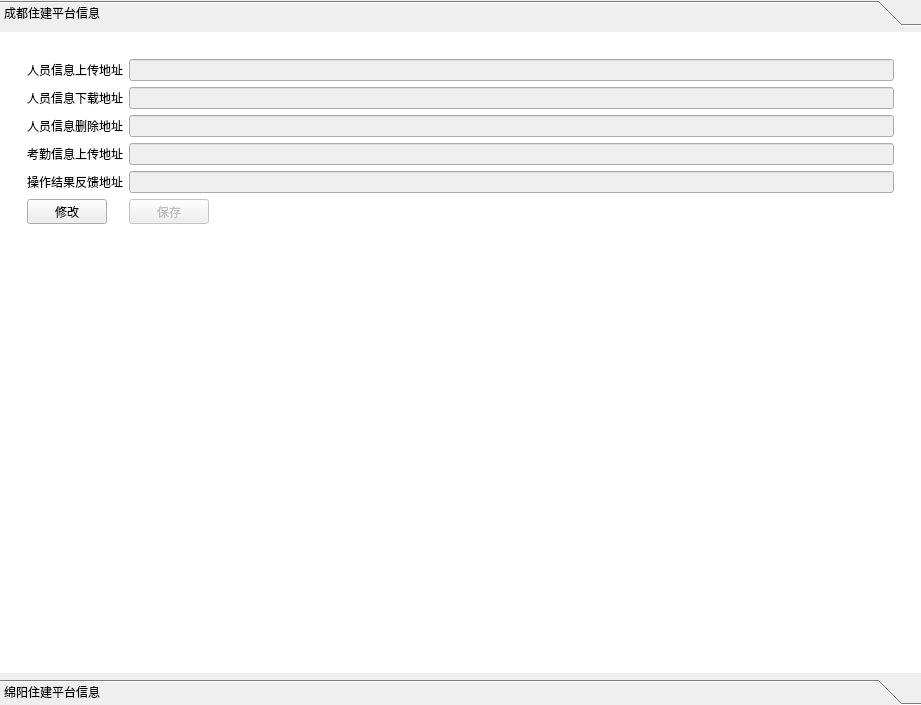
<?xml version="1.0" encoding="UTF-8"?>
<ui version="4.0">
 <class>Form</class>
 <widget class="QWidget" name="Form">
  <property name="geometry">
   <rect>
    <x>0</x>
    <y>0</y>
    <width>921</width>
    <height>705</height>
   </rect>
  </property>
  <property name="windowTitle">
   <string>Form</string>
  </property>
  <property name="styleSheet">
   <string notr="true">QWidget #Form{
    background-color: rgb(255, 255, 255);
    border-radius:5px;
}</string>
  </property>
  <layout class="QVBoxLayout" name="verticalLayout_2">
   <property name="leftMargin">
    <number>0</number>
   </property>
   <property name="topMargin">
    <number>0</number>
   </property>
   <property name="rightMargin">
    <number>0</number>
   </property>
   <property name="bottomMargin">
    <number>0</number>
   </property>
   <item>
    <widget class="QToolBox" name="toolBox">
     <property name="styleSheet">
      <string notr="true">QToolBox #toolBox{
    background-color: rgb(255, 255, 255);
    border-radius:5px;
}</string>
     </property>
     <property name="currentIndex">
      <number>0</number>
     </property>
     <widget class="QWidget" name="page_cdzj">
      <property name="geometry">
       <rect>
        <x>0</x>
        <y>0</y>
        <width>921</width>
        <height>653</height>
       </rect>
      </property>
      <property name="styleSheet">
       <string notr="true">QWidget #page_cdzj{
background-color: rgb(255, 255, 255);
}</string>
      </property>
      <attribute name="label">
       <string>成都住建平台信息</string>
      </attribute>
      <layout class="QVBoxLayout" name="verticalLayout_3">
       <item>
        <layout class="QVBoxLayout" name="verticalLayout">
         <property name="leftMargin">
          <number>9</number>
         </property>
         <property name="topMargin">
          <number>9</number>
         </property>
         <property name="rightMargin">
          <number>9</number>
         </property>
         <property name="bottomMargin">
          <number>9</number>
         </property>
         <item>
          <layout class="QFormLayout" name="formLayout">
           <property name="leftMargin">
            <number>9</number>
           </property>
           <property name="topMargin">
            <number>9</number>
           </property>
           <property name="rightMargin">
            <number>9</number>
           </property>
           <property name="bottomMargin">
            <number>9</number>
           </property>
           <item row="0" column="0">
            <widget class="QLabel" name="label">
             <property name="text">
              <string>人员信息上传地址</string>
             </property>
            </widget>
           </item>
           <item row="0" column="1">
            <widget class="QLineEdit" name="le_uploadPersonURL">
             <property name="enabled">
              <bool>false</bool>
             </property>
            </widget>
           </item>
           <item row="1" column="0">
            <widget class="QLabel" name="label_5">
             <property name="text">
              <string>人员信息下载地址</string>
             </property>
            </widget>
           </item>
           <item row="1" column="1">
            <widget class="QLineEdit" name="le_downloadPersonURL">
             <property name="enabled">
              <bool>false</bool>
             </property>
            </widget>
           </item>
           <item row="2" column="0">
            <widget class="QLabel" name="label_2">
             <property name="text">
              <string>人员信息删除地址</string>
             </property>
            </widget>
           </item>
           <item row="2" column="1">
            <widget class="QLineEdit" name="le_deletePersonURL">
             <property name="enabled">
              <bool>false</bool>
             </property>
            </widget>
           </item>
           <item row="3" column="0">
            <widget class="QLabel" name="label_3">
             <property name="text">
              <string>考勤信息上传地址</string>
             </property>
            </widget>
           </item>
           <item row="3" column="1">
            <widget class="QLineEdit" name="le_uploadAttURL">
             <property name="enabled">
              <bool>false</bool>
             </property>
            </widget>
           </item>
           <item row="6" column="0">
            <widget class="QLabel" name="label_4">
             <property name="text">
              <string>操作结果反馈地址</string>
             </property>
            </widget>
           </item>
           <item row="6" column="1">
            <widget class="QLineEdit" name="le_feedbackURL">
             <property name="enabled">
              <bool>false</bool>
             </property>
            </widget>
           </item>
           <item row="8" column="0">
            <widget class="QPushButton" name="pb_update">
             <property name="sizePolicy">
              <sizepolicy hsizetype="Fixed" vsizetype="Fixed">
               <horstretch>0</horstretch>
               <verstretch>0</verstretch>
              </sizepolicy>
             </property>
             <property name="minimumSize">
              <size>
               <width>80</width>
               <height>25</height>
              </size>
             </property>
             <property name="maximumSize">
              <size>
               <width>80</width>
               <height>25</height>
              </size>
             </property>
             <property name="text">
              <string>修改</string>
             </property>
            </widget>
           </item>
           <item row="8" column="1">
            <widget class="QPushButton" name="pb_save">
             <property name="enabled">
              <bool>false</bool>
             </property>
             <property name="sizePolicy">
              <sizepolicy hsizetype="Fixed" vsizetype="Fixed">
               <horstretch>0</horstretch>
               <verstretch>0</verstretch>
              </sizepolicy>
             </property>
             <property name="minimumSize">
              <size>
               <width>80</width>
               <height>25</height>
              </size>
             </property>
             <property name="maximumSize">
              <size>
               <width>80</width>
               <height>25</height>
              </size>
             </property>
             <property name="text">
              <string>保存</string>
             </property>
            </widget>
           </item>
          </layout>
         </item>
         <item>
          <layout class="QHBoxLayout" name="horizontalLayout"/>
         </item>
        </layout>
       </item>
      </layout>
     </widget>
     <widget class="QWidget" name="page_myzj">
      <property name="geometry">
       <rect>
        <x>0</x>
        <y>0</y>
        <width>98</width>
        <height>28</height>
       </rect>
      </property>
      <property name="styleSheet">
       <string notr="true">QWidget #page_myzj{
background-color: rgb(255, 255, 255);
}</string>
      </property>
      <attribute name="label">
       <string>绵阳住建平台信息</string>
      </attribute>
     </widget>
    </widget>
   </item>
  </layout>
 </widget>
 <resources/>
 <connections/>
</ui>
